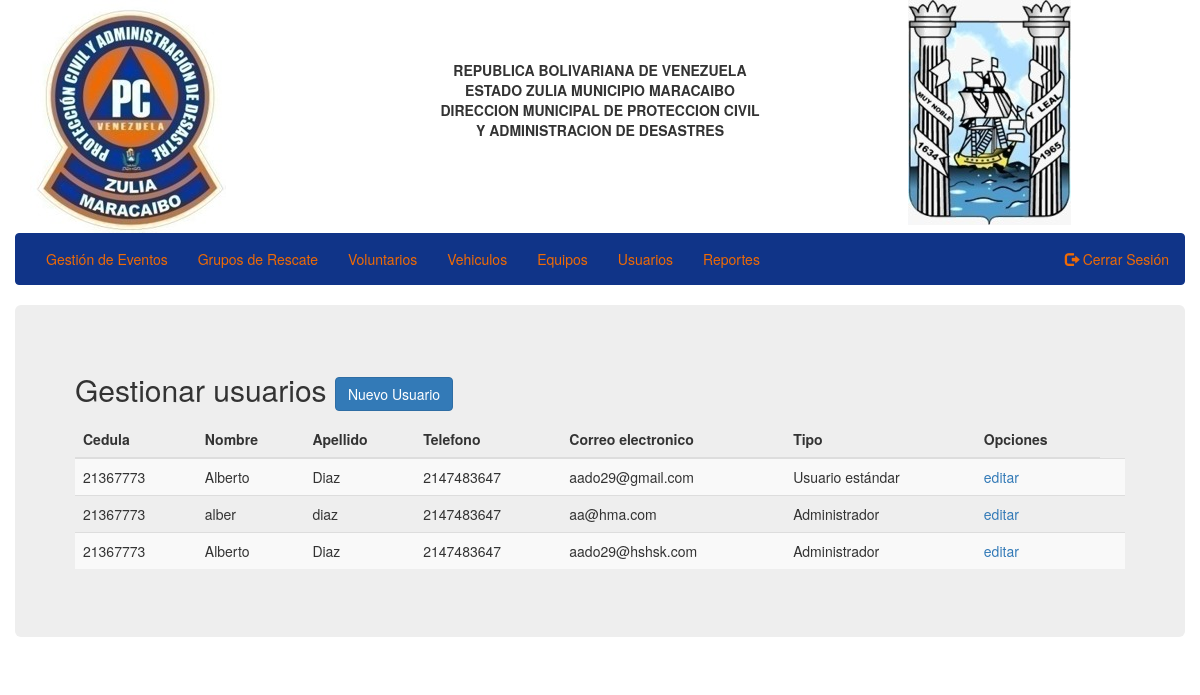
The page /usuarios.php (signed in) on the database its author committed.
### tables this page shows
CREATE TABLE `users` (
  `id` int(11) NOT NULL,
  `ci` int(11) NOT NULL,
  `username` varchar(20) NOT NULL,
  `password` varchar(64) NOT NULL,
  `salt` varchar(100) NOT NULL,
  `firstName` varchar(45) NOT NULL,
  `lastName` varchar(45) NOT NULL,
  `phone` int(11) NOT NULL,
  `email` varchar(50) NOT NULL,
  `joined` datetime NOT NULL,
  `group` int(11) NOT NULL
);

### classes/Input.php (called while the page is built, shortened)
<?php
class Input {
    public static function exists($type = 'post'){
        switch ($type) {
            case 'post':
                return (!empty($_POST)) ? TRUE : FALSE;
                break;
            case 'get' :
                return (!empty($_GET) ? TRUE : FALSE);
                break;
        }
    }
}

### classes/DB.php (called while the page is built, shortened)
<?php
class DB {
    private static $_instance = null;
    private $_pdo,
            $_query,
            $_error = false,
            $_results,
            $_count = 0;
    private function __construct() {
        try {
            $this->_pdo = new PDO(
                    'mysql:host='.Config::get('mysql/host').';dbname='.Config::get('mysql/db'),
                    Config::get('mysql/username'),
                    Config::get('mysql/password'));
        } catch (Exception $e) {
            die($e->getMessage());
        }
    }
    public static function getInstance(){
        if(!isset(self::$_instance)){
            self::$_instance = new DB();
        }
        return self::$_instance;
    }
    public function query($sql, $params = array()){
        $this->_error = FALSE;
        if (($this->_query = $this->_pdo->prepare($sql))) {
            $x = 1;
            if(count($params)){
                foreach ($params as $param) {
                    $this->_query->bindValue($x, $param);
                    $x++;
                }
            }
            if($this->_query->execute()){
                $this->_results = $this->_query->fetchAll(PDO::FETCH_OBJ);
                $this->_count =  $this->_query->rowCount();
            }else{
                $this->_error = TRUE;
            }
        }
        return $this;
    }
    public function action($action, $table, $where = array()){
        if(count($where) === 3){
            $operators = array('=','>','<','>=','<=');
            $field = $where[0];
            $operator = $where[1];
            $value = $where[2];
            if(in_array($operator, $operators)){
                $sql = "{$action} FROM {$table} WHERE {$field} {$operator} ?";
                if(!$this->query($sql, array($value))->error()){
                    return $this;
                }
            }
        }
        return FALSE;
    }
    public function get($table, $where){
        return $this->action('SELECT *', $table, $where);
    }
    public function results(){
        return $this->_results;
    }
    public function error(){
        return $this->_error;
    }
    public function count(){
        return $this->_count;
    }
}

### classes/Sistem.php (called while the page is built, shortened)
<?php
class Sistem {
	private $_db,
			$_data,
			$_type;
	public function __construct($type = null) {
		if (!is_null($type)) {
			$this->_type = $type;
		} else {
			$this->_type = 'team';
		}
		$this->_db = DB::getInstance();
	}
	public function get($arg = null) {
		if (!is_null($arg)) {
			$data = $this->_db->get($this->_type, $arg);
			if ($data->count()) {
				$this->_data = $data->results();
				return true;
			}
		} else {
			return false;
		}
	}
	public function data() {
		return $this->_data;
	}
}

### classes/Config.php (called while the page is built)
<?php
class Config {
    public static function get($path = NULL){
        if($path){
            $config = $GLOBALS['config'];
            $path = explode('/', $path);
            foreach ($path as $bit) {
                if(isset($config[$bit])){
                    $config = $config[$bit];
                }
            }
            return $config;
        }
        return FALSE;
    }
}

### usuarios.php (the view, shortened to what this page needs)
<div class="container">
	<div class="row">
		<div class="jumbotron">
			<div class="row">
				<?php if (Input::exists('get') && Input::get('new')) : ?>
					<div class="col-sm-offset-3 col-sm-6">
						<?php if (!empty($error)) {
							handlerMessage($error, 'danger');
						} ?>
						<h2>Gestionar usuarios <a href="?" class="btn btn-primary">Ver Usuarios</a></h2>
						<form action="" method="post">
							<div class="form-group">
								<label for="ci">Cedula</label>
								<input class="form-control" type="number" name="ci" id="ci" value="<?php echo escape(Input::get('ci')); ?>" autocomplete="off">
							</div>
							<div class="form-group">
								<label for="username">Nombre de usuario</label>
								<input class="form-control" type="text" name="username" id="username" value="<?php echo escape(Input::get('username')); ?>" autocomplete="off">
							</div>
							<div class="form-group">
								<label for="firstName">Nombre</label>
								<input class="form-control" type="text" name="firstName" id="firstName" value="<?php echo escape(Input::get('firstName')); ?>">
							</div>
							<div class="form-group">
								<label for="lastName">Apellido</label>
								<input class="form-control" type="text" name="lastName" id="lastName" value="<?php echo escape(Input::get('lastName')); ?>">
							</div>
							<div class="form-group">
								<label for="email">Correo Electrónico</label>
								<input class="form-control" type="email" name="email" id="email" value="<?php echo escape(Input::get('email')); ?>">
							</div>
							<div class="form-group">
								<label for="phone">Telefono</label>
								<input class="form-control" type="tel" name="phone" id="phone" value="<?php echo escape(Input::get('phone')); ?>">
							</div>
							<div class="form-group">
								<label for="group">Tipo:</label>
								<?php $sistem = new Sistem('groups'); ?>
								<select name="group" class="form-control" id="group">
									<?php if ($sistem->get(array('id', '>', 0))) : ?>
										<?php foreach ($sistem->data() as $group) { ?>
											<option value="<?php echo $group->id; ?>"><?php echo $group->name; ?></option>
										<?php } ?>
									<?php else : ?>
										<option value="">No hay equipos registrados</option>
									<?php endif; ?>
								</select>
							</div>
							<div class="form-group">
								<label for="password">Contraseña</label>
								<input class="form-control" type="password" name="password" id="password">
							</div>
							<div class="form-group">
								<label for="password_again">Repita su contraseña</label>
								<input class="form-control" type="password" name="password_again" id="password_again">
							</div>
							<div class="form-group">
								<label for="photo">Foto</label>
								<input class="form-control" type="file" name="photo" id="photo">
							</div>
							<input type="hidden" name="token" value="<?php echo Token::generate(); ?>">
							<input type="submit" name="create" class="btn btn-primary" value="Registrar">
						</form>
					</div>
				<?php else : ?>
					<div class="col-sm-12">
						<h2>Gestionar usuarios <a href="?new=true" class="btn btn-primary">Nuevo Usuario</a></h2>
						<table class="table table-striped">
							<thead>
								<tr>
									<th>Cedula</th>
									<th>Nombre</th>
									<th>Apellido</th>
									<th>Telefono</th>
									<th>Correo electronico</th>
									<th>Tipo</th>
									<th>Opciones</th>
								</tr>
							</thead>
							<tbody>
								<?php $sistem = new Sistem('users');
								if (!$sistem->get(array('id', '>', 0))) : ?>
									<tr>
										<td colspan="7"><h3><center>No hay registro</center></h3></td>
									</tr>
								<?php else :
									foreach ($sistem->data() as $user) { ?>
										<tr>
											<td><?php echo $user->ci; ?></td>
											<td><?php echo $user->firstName; ?></td>
											<td><?php echo $user->lastName; ?></td>
											<td><?php echo $user->phone; ?></td>
											<td><?php echo $user->email; ?></td>
											<td><?php echo getData($user->group, 'groups', 'name'); ?></td>
											<td><a href="?edit=<?php echo $user->id; ?>">editar</a><td>
										</tr>
									<?php } ?>
								<?php endif; ?>
							</tbody>
						</table>
					</div>
				<?php endif; ?>
			</div>
		</div>
	</div>
</div>

### rows shown on the page
users: ci "21367773", firstName "Alberto", lastName "Diaz", phone "2147483647", email "aado29@gmail.com", group "Usuario estándar"
users: ci "21367773", firstName "alber", lastName "diaz", phone "2147483647", email "aa@hma.com", group "Administrador"
users: ci "21367773", firstName "Alberto", lastName "Diaz", phone "2147483647", email "aado29@hshsk.com", group "Administrador"
